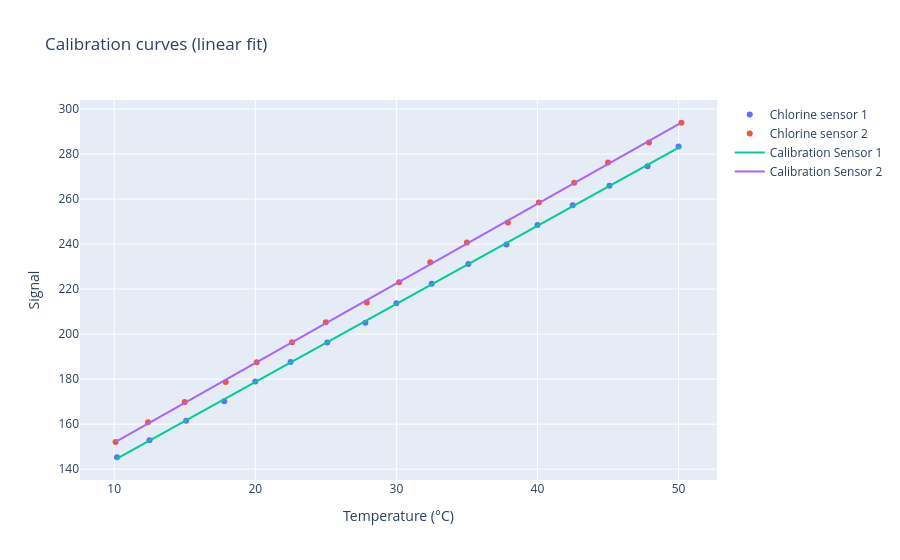

Notebook source saved alongside this figure:
### Code cell
temp_range = np.linspace(
    df["temperature"].min(),
    df["temperature"].max(),
    100
)

fig = go.Figure()

# Raw points
fig.add_trace(go.Scatter(
    x=df_electrode1["temperature"], y=df_electrode1["signal_raw"],
    mode="markers", name="Chlorine sensor 1"
))
fig.add_trace(go.Scatter(
    x=df_electrode2["temperature"], y=df_electrode2["signal_raw"],
    mode="markers", name="Chlorine sensor 2"
))

# Fit lines
fig.add_trace(go.Scatter(
    x=temp_range, y=fit_1(temp_range),
    mode="lines", name="Calibration Sensor 1"
))
fig.add_trace(go.Scatter(
    x=temp_range, y=fit_2(temp_range),
    mode="lines", name="Calibration Sensor 2"
))

fig.update_layout(
    title="Calibration curves (linear fit)",
    xaxis_title="Temperature (°C)",
    yaxis_title="Signal",
)

fig.show()
